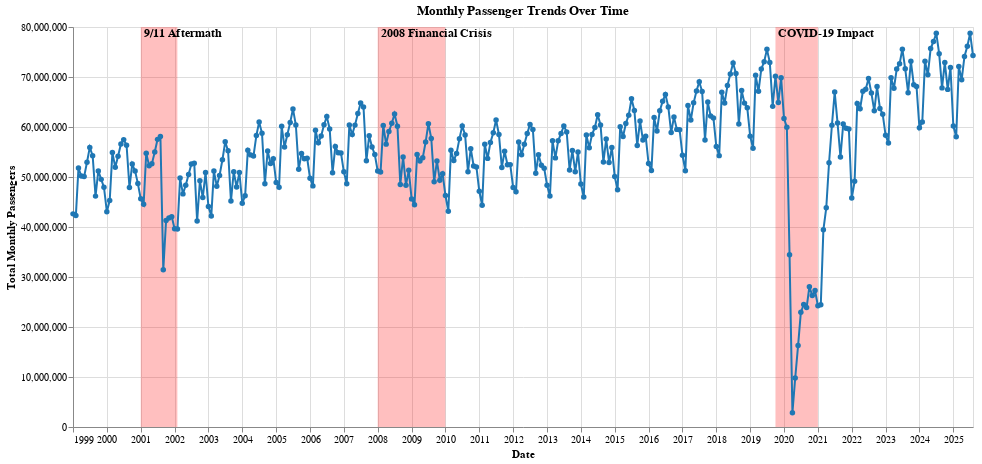

The notebook cell saved with this chart:
### Code cell
plot_yearly_passenger_trends(1999)

### Figure 1 — Vega-Lite specification as saved in the notebook (floating-point values rounded to 4 significant figures; data arrays with more than 128 entries replaced by an {"elided": "..."} marker saying what was removed)
{"config": {"view": {"continuousWidth": 300, "continuousHeight": 300}}, "layer": [{"data": {"name": "data-a24923bd0dbeb02cd1151fecccd80da1"}, "mark": {"type": "rect", "color": "red", "opacity": 0.25}, "encoding": {"x": {"field": "start", "type": "temporal"}, "x2": {"field": "end"}}}, {"data": {"name": "data-6b59c2c3ffd304cee193c448ed6b0f17"}, "mark": {"type": "line", "point": true}, "encoding": {"color": {"value": "#1f77b4"}, "tooltip": [{"field": "date", "title": "Month", "type": "temporal"}, {"field": "PASSENGERS", "format": ",", "title": "Passengers", "type": "quantitative"}], "x": {"field": "date", "title": "Date", "type": "temporal"}, "y": {"field": "PASSENGERS", "title": "Total Monthly Passengers", "type": "quantitative"}}}, {"data": {"name": "data-a24923bd0dbeb02cd1151fecccd80da1"}, "mark": {"type": "text", "align": "left", "baseline": "bottom", "dx": 3, "dy": 3, "fontSize": 12, "fontWeight": "bold"}, "encoding": {"text": {"field": "event", "type": "nominal"}, "x": {"field": "start", "type": "temporal"}, "y": {"value": 10}}}], "height": 400, "title": "Monthly Passenger Trends Over Time", "width": 900, "$schema": "https://vega.github.io/schema/vega-lite/v6.1.0.json", "datasets": {"data-a24923bd0dbeb02cd1151fecccd80da1": [{"start": "2001-01-01T00:00:00", "end": "2002-01-31T00:00:00", "event": "9/11 Aftermath"}, {"start": "2008-01-01T00:00:00", "end": "2009-12-31T00:00:00", "event": "2008 Financial Crisis"}, {"start": "2019-10-01T00:00:00", "end": "2021-01-01T00:00:00", "event": "COVID-19 Impact"}], "data-6b59c2c3ffd304cee193c448ed6b0f17": {"elided": "320 records"}}}
